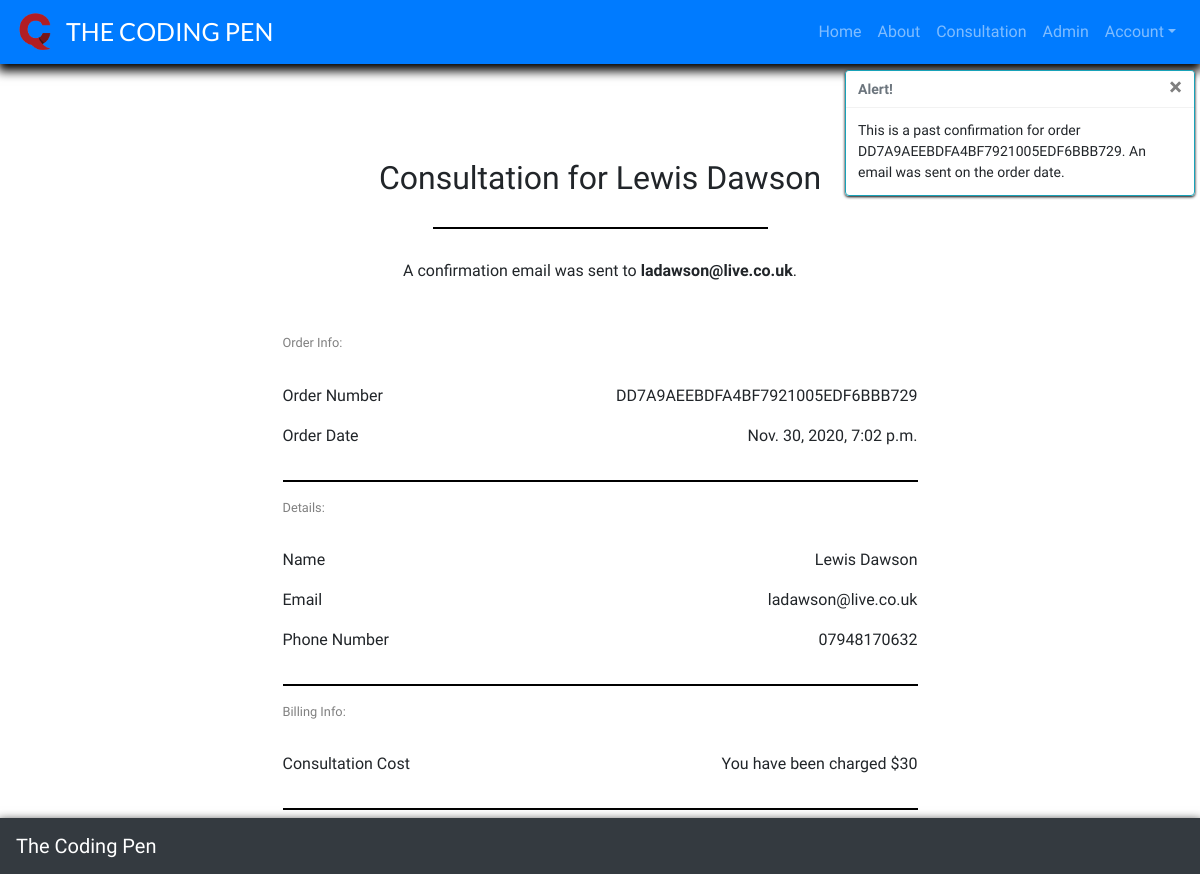
/admin_user/consultation_history_admin/DD7A9AEEBDFA4BF7921005EDF6BBB729 (signed in), run on the app's committed database.
### consultation/models.py (models this page shows, shortened)
class Consultation(models.Model):
    consultation_number = models.CharField(max_length=32, null=False, editable=False)
    user_profile = models.ForeignKey(UserProfile, on_delete=models.SET_NULL,
                                     null=True, blank=True, related_name='consultation')
    first_name = models.CharField(max_length=20, null=False, blank=False)
    last_name = models.CharField(max_length=20, null=False, blank=False)
    email = models.EmailField(max_length=100, null=False, blank=False, default="")
    phone_number = models.CharField(max_length=30, null=False, blank=False)
    date = models.DateTimeField(auto_now_add=True)
    consultation_idea = models.TextField(max_length=3000, null=False, blank=False)
    consultation_cost = models.DecimalField(max_digits=5, decimal_places=2, null=False, default=30)
    stripe_pid = models.CharField(max_length=254, null=False, blank=False, default='')

### admin_user/views.py (the view)
# urls.py: path('consultation_history_admin/<consultation_number>',
@login_required
def consultation_history_admin(request, consultation_number):
    if not request.user.is_superuser:
        messages.error(request, 'Sorry, only staff can do that.')
        return redirect(reverse('home'))
    consultation = get_object_or_404(Consultation,
                                     consultation_number=consultation_number)
    messages.info(request, (
        f'This is a past confirmation for order {consultation_number}. '
        'An email was sent on the order date.'
    ))
    template = 'admin_pages/admin_consultation.html'
    context = {
        'consultation': consultation,
        'from_admin': True,
    }
    return render(request, template, context)

### admin_user/templates/admin_pages/admin_consultation.html (shortened to what this page needs)
{% extends "base.html" %}
{% load static %}
{% block extra_css %}
    <link rel="stylesheet" href="{% static 'css/success.css' %}">
{% endblock %}
{% block page_header %}
    <div class="header-container"></div>
{% endblock %}
{% block content %}
<div class="background-overlay"></div>
<div class="container">
    <div class="row">
        <div class="col">
            <h2 class="thank-msg-title">
                Consultation for {{ consultation.first_name }} {{ consultation.last_name }}
            </h2>
            <hr class="small-hr">
            <p class="thank-msg">
                A confirmation email was sent to <strong>{{ consultation.email }}</strong>.
            </p>
        </div>
    </div>
    <div class="row info-container">
        <div class="col-12 col-lg-7">
            <div class="confirmation-container">
                <div class="row">
                    <div class="col order-title-info">
                        <p class="info-titles">
                            Order Info:
                        </p>
                    </div>
                </div>
                <div class="row">
                    <div class="col-12 col-md-4">
                        <p class="order-cats">
                            Order Number
                        </p>
                    </div>
                    <div class="col-12 col-md-8">
                        <p class="order-info">
                            {{ consultation.consultation_number }}
                        </p>
                    </div>
                </div>
                <div class="row">
                    <div class="col-12 col-md-4">
                        <p>
                            Order Date
                        </p>
                    </div>
                    <div class="col-12 col-md-8">
                        <p class="order-info">
                            {{ consultation.date }}
                        </p>
                    </div>
                </div>
                <hr>
                <div class="row">
                    <div class="col order-title-info">
                        <p class="info-titles">
                            Details:
                        </p>
                    </div>
                </div>
                <div class="row">
                    <div class="col-12 col-md-4">
                        <p>
                            Name
                        </p>
                    </div>
                    <div class="col-12 col-md-8">
                        <p class="order-info">
                            {{ consultation.first_name }} {{ consultation.last_name }}
                        </p>
                    </div>
                </div>
                <div class="row">
                    <div class="col-12 col-md-4">
                        <p>
                            Email
                        </p>
                    </div>
                    <div class="col-12 col-md-8">
                        <p class="order-info">
                            {{ consultation.email }}
                        </p>
                    </div>
                </div>
                <div class="row">
                    <div class="col-12 col-md-4">
                        <p>
                            Phone Number
                        </p>
                    </div>
                    <div class="col-12 col-md-8">
                        <p class="order-info">
                            {{ consultation.phone_number }}
                        </p>
                    </div>
                </div>
                <hr>
                <div class="row">
                    <div class="col order-title-info">
                        <p class="info-titles">
                            Billing Info:
                        </p>
                    </div>
                </div>
                <div class="row">
                    <div class="col-12 col-md-4">
                        <p>
                            Consultation Cost
                        </p>
                    </div>
                    <div class="col-12 col-md-8">
                        <p class="order-info">
                            You have been charged $30
                        </p>
                    </div>
                </div>
                <hr>
                {% if from_admin %}
                    <a class="btn btn-primary btn-lg back-button" href="{% url 'profile' %}" role="button">
                    </a>
                {% else %}
                    <a class="btn btn-primary btn-lg back-button" href="{% url 'home' %}" role="button">
                        Home
                    </a>
                {% endif %}
            </div>
        </div>
    </div>
</div>
{% endblock %}

### static/css/base.css (style rules this page uses)
html { height: 100% }
.header-container { padding-top: 59px; }
body { background: url('/media/background.jpg') no-repeat center center fixed; background-size: cover; height: calc(100vh - 59px); font-family: 'Patua One', cursive; }

### consultation/static/css/success.css (style rules this page uses)
.background-overlay { position: fixed; top: 0; left: 0; height: 100%; width: 100%; background-color: rgba(255, 255, 255, 1); }
hr { border: 1px solid black; background-color: black; }
.small-hr { width: 30%; margin-top: 30px; margin-bottom: 30px; }
.thank-msg-title { text-align: center; margin-top: 100px; }
.thank-msg { text-align: center; margin-bottom: 50px; }
.info-container { justify-content: center; }
.order-title-info { margin-bottom: 15px; }
.info-titles { font-size: 12.8px; color: grey; }
.order-info { text-align: right; }

### data on the page
Consultation: first_name "Lewis", last_name "Dawson", email "ladawson@live.co.uk", consultation_number "DD7A9AEEBDFA4BF7921005EDF6BBB729", date "Nov. 30, 2020, 7:02 p.m.", phone_number "07948170632"

### other printed values
{{ message }} "This is a past confirmation for order DD7A9AEEBDFA4BF7921005EDF6BBB729. An email was sent on the order date."
